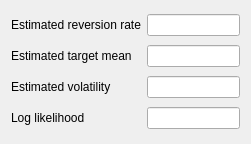
<?xml version="1.0" encoding="UTF-8"?>
<ui version="4.0">
 <class>QtOrnsteinUhlenbeckMaxLikelihoodWidget</class>
 <widget class="QWidget" name="QtOrnsteinUhlenbeckMaxLikelihoodWidget">
  <property name="geometry">
   <rect>
    <x>0</x>
    <y>0</y>
    <width>251</width>
    <height>144</height>
   </rect>
  </property>
  <property name="windowTitle">
   <string>Form</string>
  </property>
  <layout class="QGridLayout" name="gridLayout">
   <item row="0" column="0">
    <widget class="QLabel" name="label_4">
     <property name="text">
      <string>Estimated reversion rate</string>
     </property>
    </widget>
   </item>
   <item row="0" column="1">
    <widget class="QLineEdit" name="edit_lambda_hat">
     <property name="readOnly">
      <bool>true</bool>
     </property>
    </widget>
   </item>
   <item row="1" column="0">
    <widget class="QLabel" name="label_6">
     <property name="text">
      <string>Estimated target mean</string>
     </property>
    </widget>
   </item>
   <item row="1" column="1">
    <widget class="QLineEdit" name="edit_mu_hat">
     <property name="readOnly">
      <bool>true</bool>
     </property>
    </widget>
   </item>
   <item row="2" column="0">
    <widget class="QLabel" name="label_7">
     <property name="text">
      <string>Estimated volatility</string>
     </property>
    </widget>
   </item>
   <item row="2" column="1">
    <widget class="QLineEdit" name="edit_sigma_hat">
     <property name="readOnly">
      <bool>true</bool>
     </property>
    </widget>
   </item>
   <item row="3" column="0">
    <widget class="QLabel" name="label_10">
     <property name="text">
      <string>Log likelihood</string>
     </property>
    </widget>
   </item>
   <item row="3" column="1">
    <widget class="QLineEdit" name="edit_max_log_likelihood">
     <property name="readOnly">
      <bool>true</bool>
     </property>
    </widget>
   </item>
  </layout>
 </widget>
 <resources/>
 <connections/>
</ui>
